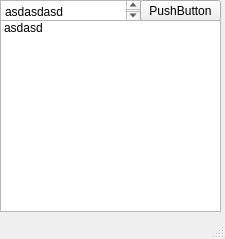
<?xml version="1.0" encoding="UTF-8"?>
<ui version="4.0">
 <class>MainWindow</class>
 <widget class="QMainWindow" name="MainWindow">
  <property name="geometry">
   <rect>
    <x>0</x>
    <y>0</y>
    <width>225</width>
    <height>239</height>
   </rect>
  </property>
  <property name="windowTitle">
   <string>MainWindow</string>
  </property>
  <widget class="QWidget" name="centralwidget">
   <widget class="QPlainTextEdit" name="search_en">
    <property name="geometry">
     <rect>
      <x>0</x>
      <y>0</y>
      <width>141</width>
      <height>21</height>
     </rect>
    </property>
    <property name="plainText">
     <string>asdasdasd</string>
    </property>
   </widget>
   <widget class="QPushButton" name="search_bt">
    <property name="geometry">
     <rect>
      <x>140</x>
      <y>0</y>
      <width>81</width>
      <height>21</height>
     </rect>
    </property>
    <property name="text">
     <string>PushButton</string>
    </property>
   </widget>
   <widget class="QListWidget" name="listWidget">
    <property name="geometry">
     <rect>
      <x>0</x>
      <y>20</y>
      <width>221</width>
      <height>192</height>
     </rect>
    </property>
    <item>
     <property name="text">
      <string>asdasd</string>
     </property>
    </item>
   </widget>
  </widget>
  <widget class="QStatusBar" name="statusbar"/>
 </widget>
 <resources/>
 <connections/>
</ui>
